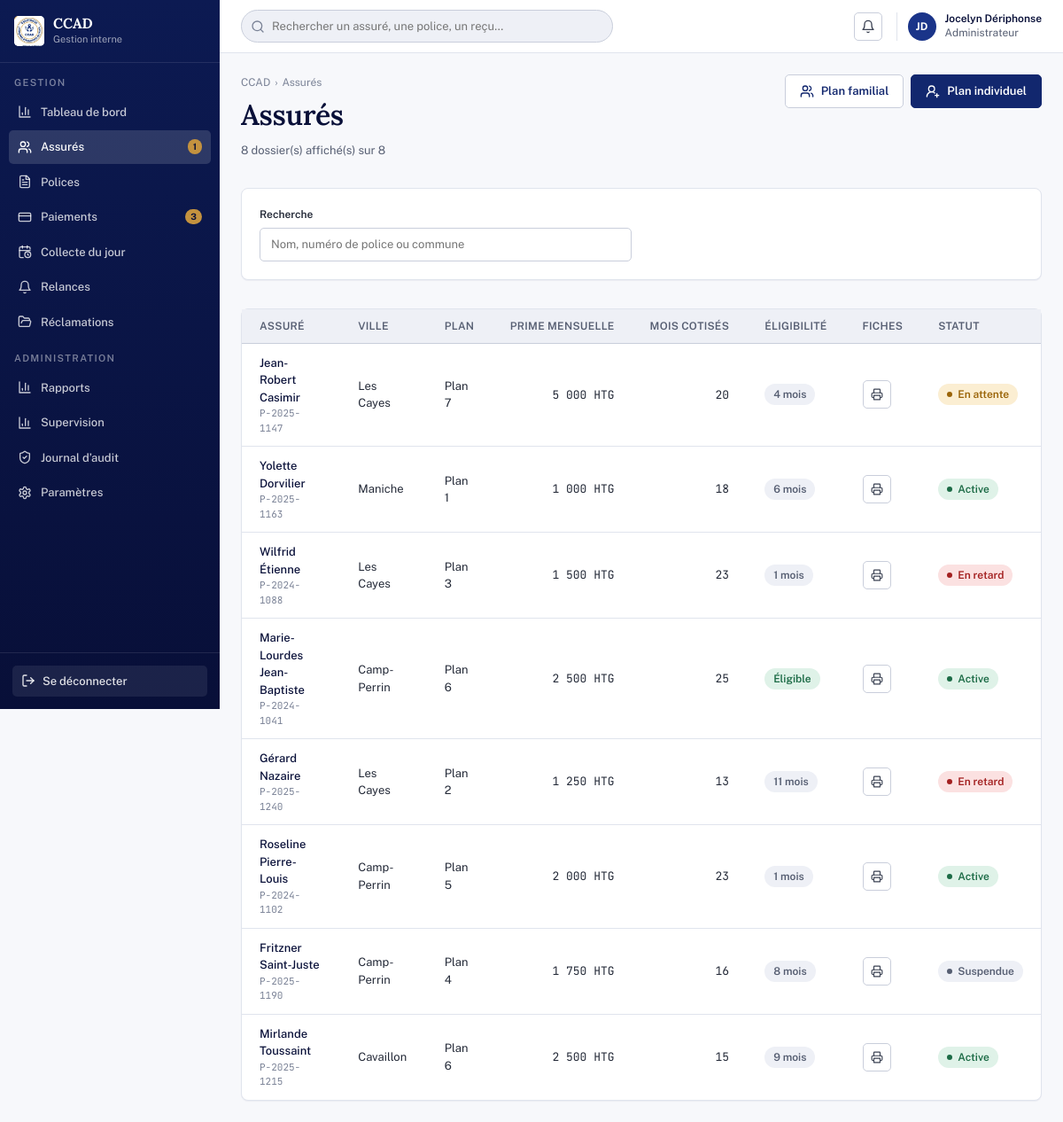
The app's page /assures.php (signed in) with its own data.
### tables this page shows
CREATE TABLE assures (
  id                  INT UNSIGNED AUTO_INCREMENT PRIMARY KEY,
  reference           VARCHAR(20) NOT NULL UNIQUE,
  prenom              VARCHAR(80) NOT NULL,
  nom                 VARCHAR(120) NOT NULL,
  sexe                ENUM('f','m') DEFAULT NULL,
  date_naissance      DATE DEFAULT NULL,
  lieu_naissance      VARCHAR(120) DEFAULT NULL,
  etat_civil          ENUM('celibataire','marie','placage','veuf','divorce') DEFAULT NULL,
  nif                 VARCHAR(30) DEFAULT NULL,
  profession          VARCHAR(120) DEFAULT NULL,
  personnes_charge    TINYINT UNSIGNED DEFAULT 0,
  telephone           VARCHAR(30) DEFAULT NULL,
  telephone2          VARCHAR(30) DEFAULT NULL,
  email               VARCHAR(150) DEFAULT NULL,
  departement_id      INT UNSIGNED DEFAULT NULL,
  commune_id          INT UNSIGNED DEFAULT NULL,
  section_communale   VARCHAR(120) DEFAULT NULL,
  adresse             VARCHAR(255) DEFAULT NULL,
  temoin1_nom         VARCHAR(120) DEFAULT NULL,
  temoin1_telephone   VARCHAR(30) DEFAULT NULL,
  temoin2_nom         VARCHAR(120) DEFAULT NULL,
  temoin2_telephone   VARCHAR(30) DEFAULT NULL,
  photo_path          VARCHAR(255) DEFAULT NULL,
  agent_id            INT UNSIGNED DEFAULT NULL,
  cree_le             DATETIME NOT NULL DEFAULT CURRENT_TIMESTAMP,
  FOREIGN KEY (departement_id) REFERENCES departements(id),
  FOREIGN KEY (commune_id) REFERENCES communes(id),
  FOREIGN KEY (agent_id) REFERENCES utilisateurs(id)
);

CREATE TABLE polices (
  id                    INT UNSIGNED AUTO_INCREMENT PRIMARY KEY,
  numero                VARCHAR(20) NOT NULL UNIQUE,
  assure_id             INT UNSIGNED NOT NULL,
  formule_id            INT UNSIGNED NOT NULL,
  plan_id               INT UNSIGNED NOT NULL,
  prime                 DECIMAL(12,2) NOT NULL,
  capital               DECIMAL(14,2) NOT NULL,
  devise                ENUM('HTG','USD') NOT NULL DEFAULT 'HTG',
  frais_inscription     DECIMAL(12,2) NOT NULL DEFAULT 0,
  mode_paiement         ENUM('moncash','especes','virement','cheque') NOT NULL DEFAULT 'moncash',
  moncash_numero        VARCHAR(30) DEFAULT NULL,
  zone_collecte         VARCHAR(80) DEFAULT NULL,
  date_adhesion         DATE NOT NULL,
  jour_echeance         TINYINT UNSIGNED NOT NULL DEFAULT 1,
   
  chef_famille          VARCHAR(150) DEFAULT NULL,
  situation_foyer       VARCHAR(40) DEFAULT NULL,
  personne_urgence      VARCHAR(150) DEFAULT NULL,
  telephone_urgence     VARCHAR(30) DEFAULT NULL,
  lieu_inhumation_prevu VARCHAR(150) DEFAULT NULL,
  caveau                VARCHAR(150) DEFAULT NULL,
  statut                ENUM('Active','En retard','En attente','Suspendue','Résiliée') NOT NULL DEFAULT 'En attente',
  cree_le               DATETIME NOT NULL DEFAULT CURRENT_TIMESTAMP,
  resilie_le            DATETIME DEFAULT NULL,
  FOREIGN KEY (assure_id) REFERENCES assures(id),
  FOREIGN KEY (formule_id) REFERENCES formules(id),
  FOREIGN KEY (plan_id) REFERENCES plans(id)
);

CREATE TABLE communes (
  id              INT UNSIGNED AUTO_INCREMENT PRIMARY KEY,
  departement_id  INT UNSIGNED NOT NULL,
  nom             VARCHAR(80) NOT NULL,
  FOREIGN KEY (departement_id) REFERENCES departements(id) ON DELETE CASCADE,
  UNIQUE KEY uniq_commune (departement_id, nom)
);

CREATE TABLE plans (
  id            INT UNSIGNED AUTO_INCREMENT PRIMARY KEY,
  code          VARCHAR(20) NOT NULL UNIQUE,
  nom           VARCHAR(60) NOT NULL,
  prime         DECIMAL(12,2) NOT NULL,
  capital       DECIMAL(14,2) NOT NULL,
  actif         TINYINT(1) NOT NULL DEFAULT 1,
  ordre         INT UNSIGNED NOT NULL DEFAULT 0
);

CREATE TABLE reglages_organisation (
  id              TINYINT UNSIGNED PRIMARY KEY DEFAULT 1,
  nom             VARCHAR(200) NOT NULL,
  nif             VARCHAR(30) DEFAULT NULL,
  adresse         VARCHAR(255) DEFAULT NULL,
  telephone       VARCHAR(80) DEFAULT NULL,
  email           VARCHAR(150) DEFAULT NULL,
  site            VARCHAR(150) DEFAULT NULL,
  slogan          VARCHAR(255) DEFAULT NULL,
  frais_inscription DECIMAL(12,2) NOT NULL DEFAULT 1000,
  devise          ENUM('HTG','USD') NOT NULL DEFAULT 'HTG',
  CONSTRAINT chk_org_single_row CHECK (id = 1)
);

### config/db.php (called while the page is built, shortened)
<?php
function db(): PDO
{
    static $pdo = null;
    if ($pdo === null) {
        $dsn = 'mysql:host=' . DB_HOST . ';dbname=' . DB_NAME . ';charset=' . DB_CHARSET;
        $pdo = new PDO($dsn, DB_USER, DB_PASS, [
            PDO::ATTR_ERRMODE => PDO::ERRMODE_EXCEPTION,
            PDO::ATTR_DEFAULT_FETCH_MODE => PDO::FETCH_ASSOC,
            PDO::ATTR_EMULATE_PREPARES => false,
        ]);
    }
    return $pdo;
}

### assures.php (the view, shortened to what this page needs)
<?php
require_once __DIR__ . '/includes/functions.php';
require __DIR__ . '/includes/layout_start.php';
$pdo = db();
$q = trim($_GET['q'] ?? '');
$sql = "SELECT a.id, a.reference, a.prenom, a.nom, com.nom AS ville, pl.nom AS plan, p.prime, p.numero, p.date_adhesion, p.statut,
               TIMESTAMPDIFF(MONTH, p.date_adhesion, CURDATE()) AS mois
        FROM assures a
        JOIN polices p ON p.assure_id = a.id
        JOIN plans pl ON pl.id = p.plan_id
        LEFT JOIN communes com ON com.id = a.commune_id
        WHERE p.statut != 'Résiliée'";
$params = [];
$sql .= " ORDER BY a.nom, a.prenom";
$stmt = $pdo->prepare($sql);
$stmt->execute($params);
$rows = $stmt->fetchAll();
$total = (int) $pdo->query("SELECT COUNT(*) FROM polices WHERE statut != 'Résiliée'")->fetchColumn();
$r = regles();
$eligMois = (int) $r['eligibilite_mois'];
$devise = organisation()['devise'] ?? 'HTG';
?>
<div class="page-header">
  <div>
    <div class="page-header__breadcrumbs"><span>CCAD</span><span>Assurés</span></div>
    <h1 class="page-header__title">Assurés</h1>
    <div class="page-header__meta"><?= count($rows) ?> dossier(s) affiché(s) sur <?= $total ?></div>
  </div>
  <div class="page-header__actions">
    <a class="btn btn--secondary" href="assure_nouveau.php?type=famille"><?= icon('users',16) ?> Plan familial</a>
    <a class="btn btn--primary" href="assure_nouveau.php?type=individuel"><?= icon('user-plus',16) ?> Plan individuel</a>
  </div>
</div>
<div class="card">
  <form class="form-grid" method="get">
    <div class="field" style="grid-column:1/-1;max-width:420px">
      <label class="field__label">Recherche</label>
      <input class="input" type="search" name="q" value="<?= h($q) ?>" placeholder="Nom, numéro de police ou commune">
    </div>
  </form>
</div>
<div class="card card--flush">
  <div class="table-wrap">
    <table class="data-table">
      <thead><tr>
        <th>Assuré</th><th>Ville</th><th>Plan</th><th class="is-numeric">Prime mensuelle</th>
        <th class="is-numeric">Mois cotisés</th><th>Éligibilité</th><th>Fiches</th><th>Statut</th>
      </tr></thead>
      <tbody>
      <?php foreach ($rows as $r2): $eligible = $r2['mois'] >= $eligMois; ?>
        <tr class="is-clickable" onclick="location.href='assure_fiche.php?numero=<?= urlencode($r2['numero']) ?>'">
          <td><div class="person-cell"><span class="person-cell__name"><?= h($r2['prenom'] . ' ' . $r2['nom']) ?></span><span class="person-cell__meta"><?= h($r2['numero']) ?></span></div></td>
          <td><?= h($r2['ville'] ?? '—') ?></td>
          <td><?= h($r2['plan']) ?></td>
          <td class="is-numeric is-mono"><?= fmt_money($r2['prime'], $devise) ?></td>
          <td class="is-numeric is-mono"><?= (int) $r2['mois'] ?></td>
          <td><span class="badge badge--<?= $eligible ? 'success' : 'neutral' ?>"><?= $eligible ? 'Éligible' : max(0, $eligMois - $r2['mois']) . ' mois' ?></span></td>
          <td onclick="event.stopPropagation()">
            <a class="icon-btn" href="pages/print/inscription.php?numero=<?= urlencode($r2['numero']) ?>" target="_blank" title="Fiche d'inscription"><?= icon('printer',14) ?></a>
          </td>
          <td><?= badge_html($r2['statut']) ?></td>
        </tr>
      <?php endforeach; ?>
      </tbody>
    </table>
  </div>
</div>
<?php require __DIR__ . '/includes/layout_end.php'; ?>

### includes/functions.php (shortened to what this page needs)
<?php
require_once __DIR__ . '/../config/db.php';
function h(?string $s): string
{
    return htmlspecialchars($s ?? '', ENT_QUOTES, 'UTF-8');
}
function fmt_money($n, ?string $devise = null): string
{
    $s = number_format((float) $n, 0, ',', ' ');
    return $devise ? $s . ' ' . $devise : $s;
}
function badge_tone(string $statut): string
{
    static $tones = [
        'Active' => 'success',
        'En retard' => 'danger',
        'En attente' => 'warning',
        'Suspendue' => 'neutral',
        'Résiliée' => 'neutral',
        'Encaissé' => 'success',
        'À valider' => 'warning',
        'Rejeté' => 'danger',
        'Versé' => 'success',
        'En cours' => 'warning',
        'Archivé' => 'neutral',
    ];
    return $tones[$statut] ?? 'neutral';
}
function badge_html(string $statut, ?string $tone = null): string
{
    $tone = $tone ?? badge_tone($statut);
    return '<span class="badge badge--' . h($tone) . '"><i class="badge__dot"></i>' . h($statut) . '</span>';
}
function regles(): array
{
    static $r = null;
    if ($r === null) {
        $r = db()->query('SELECT * FROM reglages_regles WHERE id = 1')->fetch() ?: [
            'eligibilite_mois' => 24, 'retard_jours' => 30, 'suspension_jours' => 60, 'echeance_jour' => 1,
        ];
    }
    return $r;
}
function organisation(): array
{
    static $o = null;
    if ($o === null) {
        $o = db()->query('SELECT * FROM reglages_organisation WHERE id = 1')->fetch() ?: [];
    }
    return $o;
}
function icon(string $name, int $size = 16): string
{
    $p = $paths[$name] ?? $paths['file-text'];
    return '<svg xmlns="http://www.w3.org/2000/svg" width="' . $size . '" height="' . $size . '" viewBox="0 0 24 24" fill="none" stroke="currentColor" stroke-width="2" stroke-linecap="round" stroke-linejoin="round" class="icon" aria-hidden="true">' . $p . '</svg>';
}

### assets/css/tokens.css (style rules this page uses)
:root { --navy-050:#eef2fb; --navy-100:#dde4f5; --navy-200:#bbc8e9; --navy-300:#8298d6; --navy-400:#4c68bd; --navy-500:#2846a6; --navy-600:#1a3489; --navy-700:#12276e; --navy-800:#0c1a52; --navy-900:#080f38; --gold-100:#faf1de; --gold-200:#f2e0bf; --gold-300:#e6c692; --gold-400:#d7ab61; --gold-500:#c4923f; --gold-600:#9c7024; --gold-700:#7d5717; --grey-050:#f7f8fb; --grey-100:#eef0f6; --grey-200:#e0e4ed; --grey-300:#c9cedb; --grey-400:#a3aab9; --grey-500:#7a8296; --grey-600:#565e72; --grey-700:#3a4152; --grey-800:#242a38; --grey-900:#141821; --green-100:#dff2e8; --green-500:#248257; --green-600:#1c6b46; --red-100:#fbe1e1; --red-500:#c62c2c; --red-600:#a32020; --amber-100:#fbeed2; --amber-500:#c08009; --amber-600:#9a6408; --info-100:#dceefa; --info-500:#2277ad; --info-600:#1a5c8a; --white:#ffffff; --brand-primary:var(--navy-700); --brand-primary-hover:var(--navy-800); --brand-primary-active:var(--navy-900); --brand-accent:var(--gold-500); --brand-accent-hover:var(--gold-600); --surface-page:var(--grey-050); --surface-card:var(--white); --surface-sunken:var(--grey-100); --surface-brand:var(--navy-700); --surface-brand-soft:var(--navy-050); --surface-accent-soft:var(--gold-100); --text-heading:var(--navy-900); --text-body:var(--grey-800); --text-muted:var(--grey-600); --text-faint:var(--grey-500); --text-on-brand:var(--white); --text-on-accent:var(--navy-900); --text-link:var(--navy-600); --text-link-hover:var(--navy-800); --border-subtle:var(--grey-200); --border-default:var(--grey-300); --border-strong:var(--grey-400); --border-brand:var(--navy-600); --border-focus:var(--navy-500); --status-success-bg:var(--green-100); --status-success-fg:var(--green-600); --status-danger-bg:var(--red-100); --status-danger-fg:var(--red-600); --status-warning-bg:var(--amber-100); --status-warning-fg:var(--amber-600); --status-info-bg:var(--info-100); --status-info-fg:var(--info-600); --status-neutral-bg:var(--grey-100); --status-neutral-fg:var(--grey-600); --overlay-scrim:rgba(8,15,56,.48); --focus-ring:0 0 0 3px rgba(40,70,166,.28); --font-sans:"Public Sans",system-ui,-apple-system,"Segoe UI",sans-serif; --font-serif:"Lora",Georgia,"Times New Roman",serif; --font-mono:"JetBrains Mono",ui-monospace,"SFMono-Regular",Menlo,monospace; --font-body:var(--font-sans); --font-display:var(--font-serif); --font-numeric:var(--font-mono); --fs-micro:11px; --fs-caption:12px; --fs-body-sm:13px; --fs-body:14px; --fs-body-lg:16px; --fs-h4:16px; --fs-h3:19px; --fs-h2:24px; --fs-h1:32px; --fs-display:44px; --fw-light:300; --fw-regular:400; --fw-medium:500; --fw-semibold:600; --fw-bold:700; --fw-extrabold:800; --lh-tight:1.15; --lh-snug:1.3; --lh-normal:1.5; --lh-loose:1.65; --ls-display:-0.02em; --ls-heading:-0.01em; --ls-body:0; --ls-label:0.02em; --ls-eyebrow:0.12em; --space-0:0; --space-1:2px; --space-2:4px; --space-3:6px; --space-4:8px; --space-5:12px; --space-6:16px; --space-7:20px; --space-8:24px; --space-9:32px; --space-10:40px; --space-11:48px; --space-12:64px; --space-13:80px; --gutter-field:12px; --gutter-card:20px; --gutter-section:32px; --page-pad:24px; --radius-none:0; --radius-xs:3px; --radius-sm:5px; --radius-md:8px; --radius-lg:12px; --radius-xl:16px; --radius-pill:999px; --radius-circle:50%; --radius-control:var(--radius-sm); --radius-card:var(--radius-md); --radius-badge:var(--radius-pill); --radius-modal:var(--radius-lg); --shadow-none:none; --shadow-xs:0 1px 1px rgba(12,26,82,.05); --shadow-sm:0 1px 2px rgba(12,26,82,.07),0 1px 3px rgba(12,26,82,.05); --shadow-md:0 2px 4px rgba(12,26,82,.06),0 6px 14px rgba(12,26,82,.08); --shadow-lg:0 10px 28px rgba(12,26,82,.14); --shadow-inset:inset 0 1px 2px rgba(12,26,82,.08); --dur-instant:80ms; --dur-fast:140ms; --dur-base:200ms; --dur-slow:320ms; --ease-standard:cubic-bezier(.2,0,.2,1); --ease-out:cubic-bezier(0,0,.2,1); --ease-in:cubic-bezier(.4,0,1,1); --transition-control:background-color var(--dur-fast) var(--ease-standard),border-color var(--dur-fast) var(--ease-standard),color var(--dur-fast) var(--ease-standard),box-shadow var(--dur-fast) var(--ease-standard); --sidebar-w:248px; --sidebar-w-collapsed:64px; --topbar-h:60px; --content-max:1280px; --form-col:520px; --control-h-sm:30px; --control-h-md:38px; --control-h-lg:46px; }

### records on screen
assures: prenom+nom "Jean-Robert Casimir", polices.numero "P-2025-1147", commune.nom "Les Cayes", plans.nom "Plan 7", polices.prime "5 000 HTG", mois "20", max(0, $eligMois - $r2['mois']) "4", polices.statut "En attente"
assures: prenom+nom "Yolette Dorvilier", polices.numero "P-2025-1163", commune.nom "Maniche", plans.nom "Plan 1", polices.prime "1 000 HTG", mois "18", max(0, $eligMois - $r2['mois']) "6", polices.statut "Active"
assures: prenom+nom "Wilfrid Étienne", polices.numero "P-2024-1088", commune.nom "Les Cayes", plans.nom "Plan 3", polices.prime "1 500 HTG", mois "23", max(0, $eligMois - $r2['mois']) "1", polices.statut "En retard"
assures: prenom+nom "Marie-Lourdes Jean-Baptiste", polices.numero "P-2024-1041", commune.nom "Camp-Perrin", plans.nom "Plan 6", polices.prime "2 500 HTG", mois "25", shows "Éligible", polices.statut "Active"
assures: prenom+nom "Gérard Nazaire", polices.numero "P-2025-1240", commune.nom "Les Cayes", plans.nom "Plan 2", polices.prime "1 250 HTG", mois "13", max(0, $eligMois - $r2['mois']) "11", polices.statut "En retard"
assures: prenom+nom "Roseline Pierre-Louis", polices.numero "P-2024-1102", commune.nom "Camp-Perrin", plans.nom "Plan 5", polices.prime "2 000 HTG", mois "23", max(0, $eligMois - $r2['mois']) "1", polices.statut "Active"
assures: prenom+nom "Fritzner Saint-Juste", polices.numero "P-2025-1190", commune.nom "Camp-Perrin", plans.nom "Plan 4", polices.prime "1 750 HTG", mois "16", max(0, $eligMois - $r2['mois']) "8", polices.statut "Suspendue"
assures: prenom+nom "Mirlande Toussaint", polices.numero "P-2025-1215", commune.nom "Cavaillon", plans.nom "Plan 6", polices.prime "2 500 HTG", mois "15", max(0, $eligMois - $r2['mois']) "9", polices.statut "Active"

### other values on screen
APP_NAME "CCAD"
APP_SUBTITLE "Gestion interne"
$label "Tableau de bord Assurés Polices Paiements Collecte du jour Relances Réclamations Rapports Supervision Journal d’audit Paramètres"
$badge "1 3"
$user['nom_complet'] "Jocelyn Dériphonse"
$user['role'] "Administrateur"
count($rows) "8"
$total "8"
